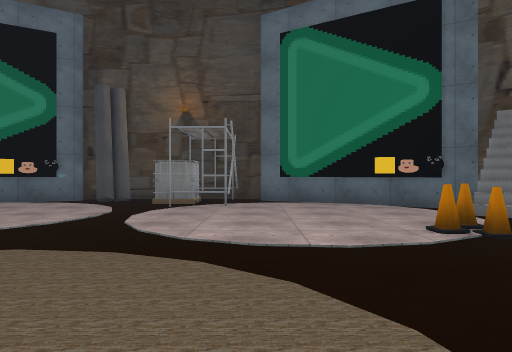
view 1 (above)

15 first-person views from a walk through a scene from a Unity 3-D project. The camera is 1.2 m above the floor, looks level and sees 70° across. The floor is counted in squares, 2 m on a side. Each view is taken from the middle of a square. On the plan, view 1 faces up. The plan holds only what a view shows up to about 10 squares ahead; the rest is blank. The place goes on beyond the plan. Some surface patterns are stand-ins.

view 2
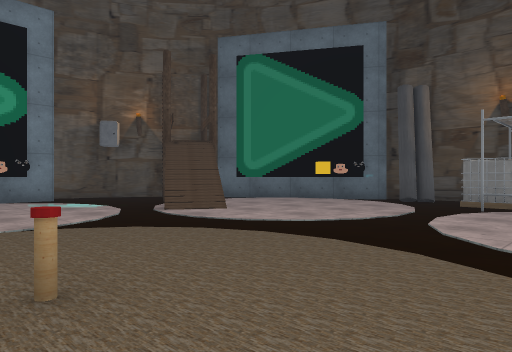

view 3
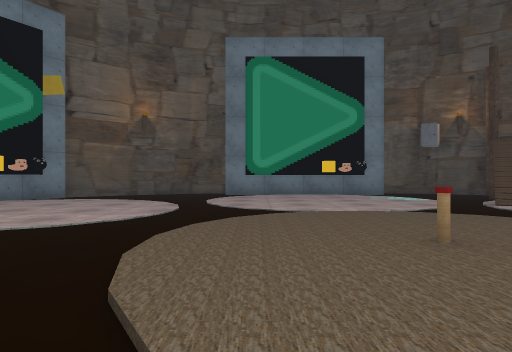

view 4
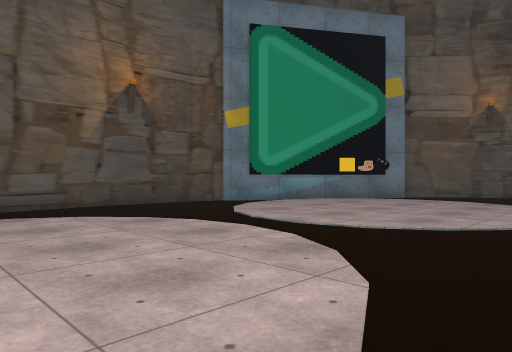

view 5
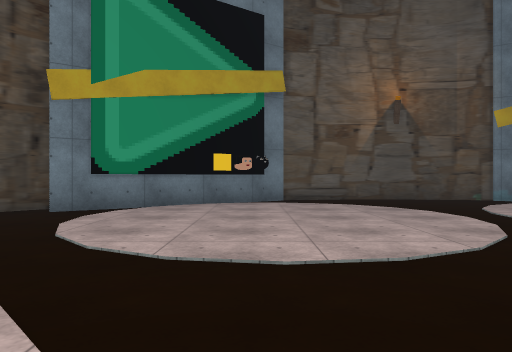

view 6
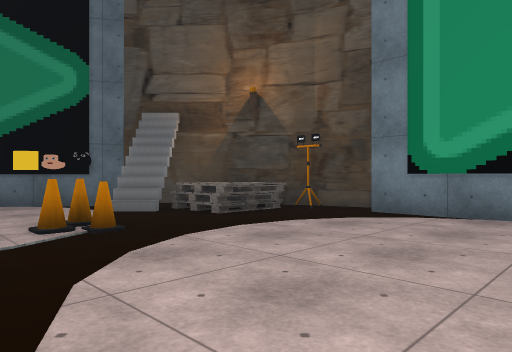

view 7
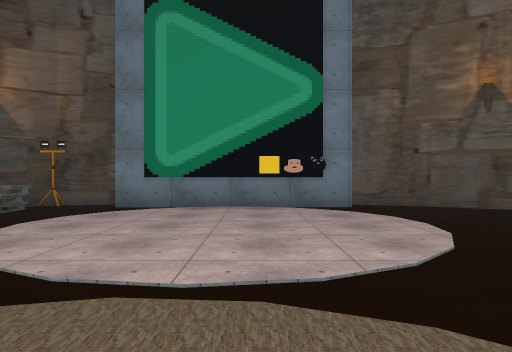

view 8
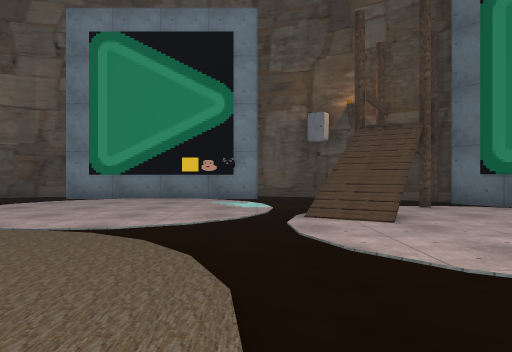

view 9
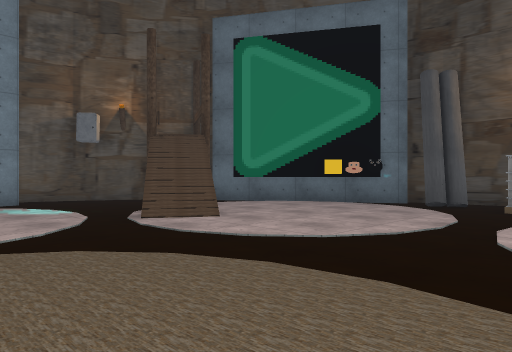

view 10
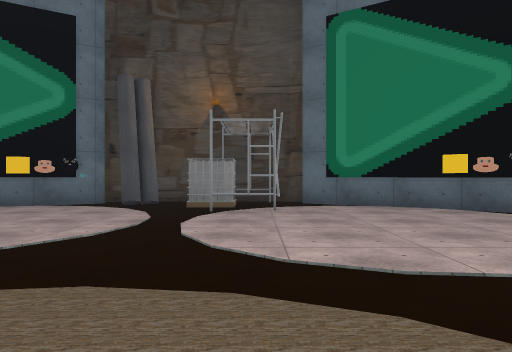

view 11
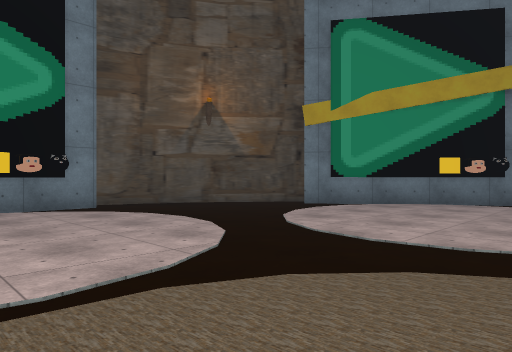

view 12
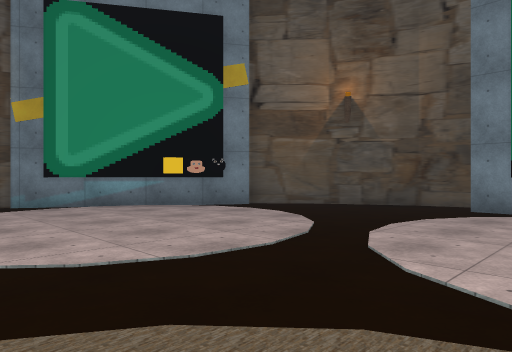

view 13
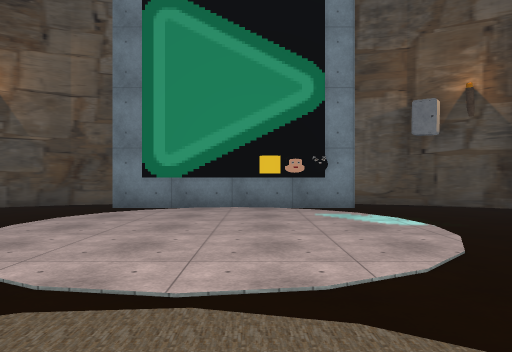

view 14
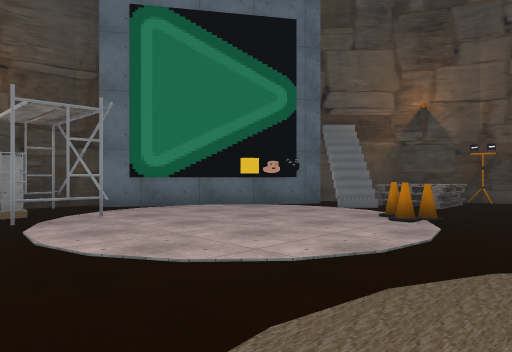

view 15
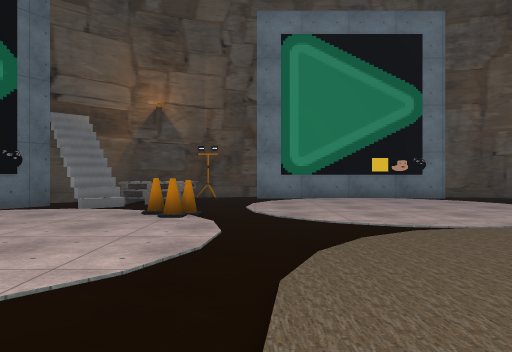

### Floor plan
Key: @ floor where view 1 was taken; # wall or solid block; . floor; / step, stairs or slope; O other object.
Columns run from 12 left of view 1 to 8 right of it. Each row starts with its distance up from view 1.
 11        ######
 10        #O.OO##
  9     ##O.O.O..##
  8   ###......O...O##
  7  ##..............##
  6  #O.O.........../O##
  5 ##..O##........O.OO#
  4 #.... /.......OO...#
  3 ##.......///.......#
  2  #....../.../......#
  1  #........O../.....#
  0  #..........@/.....O
 -1  #....../.../......O
 -2 ##.......///.......##
 -3 #..................#
 -4 ##.................#
 -5  #................##
 -6  ##..............##
 -7   ##O..........###
 -8      ##......OO#
 -9       ###...##
-10         #####

Where each view was taken, in squares from view 1:
view 1: 0 up, 0 right, facing up
view 2: 0 up, 0 right, facing up-left
view 3: 1 down, 1 right, facing left
view 4: 2 down, 1 right, facing down-left
view 5: 0 up, 1 right, facing down
view 6: 0 up, 1 right, facing up-right
view 7: 0 up, 1 left, facing right
view 8: 3 up, 1 left, facing left
view 9: 1 up, 1 left, facing up-left
view 10: 1 up, 1 left, facing up
view 11: 1 up, 1 left, facing down-right
view 12: 0 up, 3 left, facing down-left
view 13: 1 up, 3 left, facing left
view 14: 2 up, 3 left, facing up-right
view 15: 3 up, 3 left, facing right
